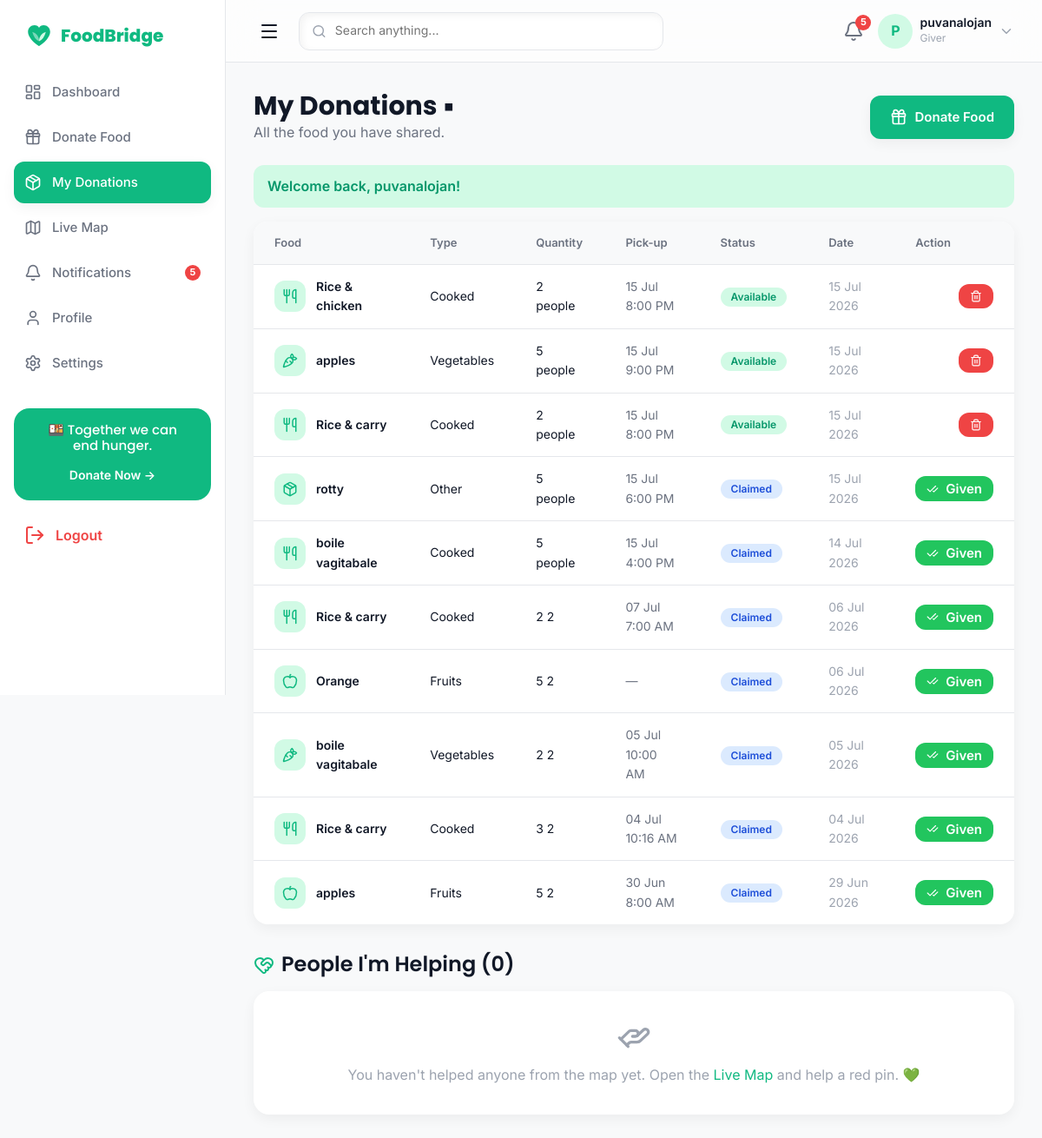
The page /my-donations.php (signed in) on the database its author committed.
### tables this page shows
CREATE TABLE `users` (
  `id` int(11) NOT NULL,
  `name` varchar(120) NOT NULL,
  `email` varchar(160) NOT NULL,
  `phone` varchar(20) NOT NULL,
  `password_hash` varchar(255) NOT NULL,
  `role` enum('admin','giver','receiver','volunteer') NOT NULL DEFAULT 'giver',
  `location` varchar(180) DEFAULT NULL,
  `latitude` decimal(10,7) DEFAULT NULL,
  `longitude` decimal(10,7) DEFAULT NULL,
  `avatar` varchar(255) DEFAULT NULL,
  `language` enum('en','ta','si') NOT NULL DEFAULT 'en',
  `status` enum('active','blocked','pending') NOT NULL DEFAULT 'active',
  `created_at` timestamp NOT NULL DEFAULT current_timestamp()
);

CREATE TABLE `food_posts` (
  `id` int(11) NOT NULL,
  `user_id` int(11) NOT NULL,
  `food_type` enum('cooked','groceries','vegetables','fruits','other') NOT NULL DEFAULT 'other',
  `food_name` varchar(160) NOT NULL,
  `quantity` varchar(60) NOT NULL,
  `unit` varchar(40) DEFAULT NULL,
  `photo` varchar(255) DEFAULT NULL,
  `location` varchar(180) DEFAULT NULL,
  `latitude` decimal(10,7) DEFAULT NULL,
  `longitude` decimal(10,7) DEFAULT NULL,
  `pickup_date` date DEFAULT NULL,
  `pickup_time` time DEFAULT NULL,
  `notes` text DEFAULT NULL,
  `status` enum('available','claimed','completed','expired') NOT NULL DEFAULT 'available',
  `created_at` timestamp NOT NULL DEFAULT current_timestamp()
);

### includes/queries.php (called while the page is built, shortened)
<?php
function recent_donations(?int $userId = null, int $limit = 5): array
{
    global $conn;
    if ($userId === null) {
        $stmt = $conn->prepare(
            'SELECT fp.*, u.name AS donor FROM food_posts fp
             JOIN users u ON u.id = fp.user_id
             ORDER BY fp.created_at DESC LIMIT ?'
        );
        $stmt->bind_param('i', $limit);
    } else {
        $stmt = $conn->prepare(
            'SELECT fp.*, u.name AS donor FROM food_posts fp
             JOIN users u ON u.id = fp.user_id
             WHERE fp.user_id = ? ORDER BY fp.created_at DESC LIMIT ?'
        );
        $stmt->bind_param('ii', $userId, $limit);
    }
    $stmt->execute();
    return $stmt->get_result()->fetch_all(MYSQLI_ASSOC);
}
function unread_notifications(int $userId): int
{
    global $conn;
    $stmt = $conn->prepare('SELECT COUNT(*) c FROM notifications WHERE user_id = ? AND is_read = 0');
    $stmt->bind_param('i', $userId);
    $stmt->execute();
    return (int) $stmt->get_result()->fetch_assoc()['c'];
}
function food_type_icon(string $type): string
{
    return [
        'cooked'     => 'utensils',
        'groceries'  => 'shopping-basket',
        'vegetables' => 'carrot',
        'fruits'     => 'apple',
        'other'      => 'package',
    ][$type] ?? 'package';
}
function status_badge_class(string $status): string
{
    return [
        'available' => 'fb-badge-success',
        'completed' => 'fb-badge-success',
        'delivered' => 'fb-badge-success',
        'pending'   => 'fb-badge-pending',
        'approved'  => 'fb-badge-approved',
        'assigned'  => 'fb-badge-approved',
        'claimed'   => 'fb-badge-approved',
        'expired'   => 'fb-badge-danger',
        'rejected'  => 'fb-badge-danger',
    ][$status] ?? 'fb-badge-pending';
}

### includes/auth.php (called while the page is built, shortened)
<?php
function is_logged_in(): bool
{
    return !empty($_SESSION['user_id']);
}
function current_user(): ?array
{
    static $cached = null;
    if ($cached !== null) {
        return $cached ?: null;
    }
    global $conn;
    $stmt = $conn->prepare('SELECT * FROM users WHERE id = ? LIMIT 1');
    $stmt->bind_param('i', $_SESSION['user_id']);
    $stmt->execute();
    $user = $stmt->get_result()->fetch_assoc();
    $cached = $user ?: false;
    return $user ?: null;
}
function current_role(): ?string
{
    $u = current_user();
    return $u['role'] ?? null;
}

### my-donations.php (the view, shortened to what this page needs)
<?php
require_once __DIR__ . '/includes/config.php';
require_once __DIR__ . '/includes/queries.php';
if (current_role() === 'admin') {
    redirect('admin/dashboard.php');
}
$u   = current_user();
$uid = (int) $u['id'];
$donations = recent_donations($uid, 100);
$stmt = $conn->prepare(
    "SELECT r.*, u.name AS requester, u.phone AS req_phone
     FROM requests r JOIN users u ON u.id = r.receiver_id
     WHERE r.volunteer_id = ? AND r.status IN ('assigned','delivered')
     ORDER BY r.created_at DESC"
);
$stmt->bind_param('i', $uid);
$stmt->execute();
$helping = $stmt->get_result()->fetch_all(MYSQLI_ASSOC);
require __DIR__ . '/includes/head.php';
?>
<body class="fb-has-tabbar">
<div class="fb-layout">
  <?php require __DIR__ . '/includes/sidebar.php'; ?>
  <div class="fb-main">
    <?php require __DIR__ . '/includes/topbar.php'; ?>
    <main class="fb-content fb-anim-fade">
      <div class="fb-flex fb-justify-between fb-items-center fb-flex-wrap fb-gap-4 fb-mb-6">
        <div>
          <h3 class="fb-mb-0">My Donations ▪</h3>
          <p class="fb-text-secondary fb-mb-0">All the food you have shared.</p>
        </div>
        <a href="<?= url('donate.php') ?>" class="fb-btn fb-btn-primary"><i data-lucide="gift"></i> Donate Food</a>
      </div>
      <?= render_flash() ?>
      <?php if (!$donations): ?>
        <div class="fb-panel fb-text-center" style="padding:56px 24px;">
          <i data-lucide="package-open" style="width:56px;height:56px;color:var(--fb-text-muted);"></i>
          <h4 class="fb-mt-4 fb-mb-2">No donations yet</h4>
          <p class="fb-text-secondary fb-mb-6">Share your first meal and help someone today.</p>
          <a href="<?= url('donate.php') ?>" class="fb-btn fb-btn-primary"><i data-lucide="plus-circle"></i> Donate Now</a>
        </div>
      <?php else: ?>
        <div class="fb-table-wrap">
          <table class="fb-table">
            <thead>
              <tr>
                <th>Food</th>
                <th>Type</th>
                <th>Quantity</th>
                <th>Pick-up</th>
                <th>Status</th>
                <th>Date</th>
                <th class="fb-text-right">Action</th>
              </tr>
            </thead>
            <tbody>
              <?php foreach ($donations as $d): ?>
              <tr>
                <td>
                  <div class="fb-flex fb-items-center fb-gap-3">
                    <span class="fb-list-thumb" style="width:36px;height:36px;">
                      <i data-lucide="<?= food_type_icon($d['food_type']) ?>" style="width:18px;height:18px;"></i>
                    </span>
                    <span class="fb-fw-600"><?= e($d['food_name']) ?></span>
                  </div>
                </td>
                <td><?= ucfirst($d['food_type']) ?></td>
                <td><?= e($d['quantity']) ?> <?= e($d['unit']) ?></td>
                <td class="fb-text-secondary">
                  <?= $d['pickup_date'] ? e(date('d M', strtotime($d['pickup_date']))) : '—' ?>
                  <?= $d['pickup_time'] ? e(date('g:i A', strtotime($d['pickup_time']))) : '' ?>
                </td>
                <td><span class="fb-badge <?= status_badge_class($d['status']) ?>"><?= ucfirst($d['status']) ?></span></td>
                <td class="fb-text-muted fb-small"><?= time_ago($d['created_at']) ?></td>
                <td class="fb-text-right">
                  <?php if ($d['status'] === 'available'): ?>
                    <form method="post" onsubmit="return confirm('Remove this donation? It will be taken off the map.');">
                      <button type="submit" name="remove_donation" class="fb-btn fb-btn-danger" style="padding:6px 12px;">
                        <i data-lucide="trash-2" style="width:14px;height:14px;"></i>
                      </button>
                    </form>
                  <?php elseif ($d['status'] === 'claimed'): ?>
                    <form method="post" onsubmit="return confirm('Mark this food as given to the person?');">
                      <button type="submit" name="mark_given" class="fb-btn fb-btn-success" style="padding:6px 12px;">
                        <i data-lucide="check-check" style="width:14px;height:14px;"></i> Given
                      </button>
                    </form>
                  <?php else: ?>
                    <span class="fb-text-muted">—</span>
                  <?php endif; ?>
                </td>
              </tr>
              <?php endforeach; ?>
            </tbody>
          </table>
        </div>
      <?php endif; ?>
      <div class="fb-flex fb-items-center fb-gap-2 fb-mt-8 fb-mb-4">
        <i data-lucide="heart-handshake" style="color:var(--fb-primary);"></i>
        <h4 class="fb-mb-0">People I'm Helping (<?= count($helping) ?>)</h4>
      </div>
      <?php if (!$helping): ?>
        <div class="fb-panel fb-text-center fb-text-muted" style="padding:32px 0;">
          <i data-lucide="hand-helping" style="width:40px;height:40px;"></i>
          <p class="fb-mb-0 fb-mt-3">You haven't helped anyone from the map yet. Open the <a href="<?= url('map.php') ?>">Live Map</a> and help a red pin. 💚</p>
        </div>
      <?php endif; ?>
    </main>
  </div>
</div>
</body>
</html>

### includes/topbar.php
<?php
$u = current_user();
$unread = function_exists('unread_notifications') ? unread_notifications((int) $_SESSION['user_id']) : 0;
$roleLabel = ucfirst($u['role'] ?? 'User');
?>
<header class="fb-topbar">
  <button class="fb-nav-toggle" id="fbSidebarToggle" aria-label="Open menu" style="display:inline-flex;">
    <i data-lucide="menu"></i>
  </button>
  <div class="fb-search fb-neu-search fb-flex fb-items-center fb-gap-2" style="padding:0 14px;height:44px;">
    <i data-lucide="search" style="width:18px;height:18px;color:var(--fb-text-muted);"></i>
    <input type="text" placeholder="Search anything..."
           style="border:none;background:transparent;outline:none;width:100%;font-size:14px;color:var(--fb-text);">
  </div>
  <div class="fb-flex fb-items-center fb-gap-4" style="margin-left:auto;">
    <a href="<?= url('notifications.php') ?>" class="fb-relative" aria-label="Notifications">
      <i data-lucide="bell" style="width:24px;height:24px;color:var(--fb-text-secondary);"></i>
      <?php if ($unread > 0): ?>
        <span class="fb-dot" style="position:absolute;top:-6px;right:-8px;"><?= $unread ?></span>
      <?php endif; ?>
    </a>
    <div class="fb-user-chip">
      <div class="fb-avatar fb-flex fb-items-center fb-justify-center" style="color:var(--fb-primary);font-weight:700;">
        <?= e(strtoupper(substr($u['name'] ?? 'U', 0, 1))) ?>
      </div>
      <div class="d-none d-sm-block">
        <div class="fb-fw-600" style="font-size:14px;line-height:1.1;"><?= e($u['name'] ?? 'User') ?></div>
        <div class="fb-caption"><?= e($roleLabel) ?></div>
      </div>
      <i data-lucide="chevron-down" style="width:18px;height:18px;color:var(--fb-text-muted);"></i>
    </div>
  </div>
</header>

### assets/css/theme.css (style rules this page uses)
:root { --fb-primary: #10B981; --fb-primary-hover: #059669; --fb-primary-light: #D1FAE5; --fb-bg: #F8F9FA; --fb-surface: #FFFFFF; --fb-text: #111827; --fb-text-secondary: #6B7280; --fb-text-muted: #9CA3AF; --fb-border: #E5E7EB; --fb-success: #22C55E; --fb-warning: #F59E0B; --fb-danger: #EF4444; --fb-info: #3B82F6; --fb-green-soft: #D1FAE5; --fb-orange-soft: #FEF3C7; --fb-blue-soft: #DBEAFE; --fb-purple-soft: #EDE9FE; --fb-purple: #8B5CF6; --fb-space-1: 4px; --fb-space-2: 8px; --fb-space-3: 12px; --fb-space-4: 16px; --fb-space-6: 24px; --fb-space-8: 32px; --fb-space-12: 48px; --fb-space-16: 64px; --fb-radius-sm: 8px; --fb-radius-md: 12px; --fb-radius-lg: 18px; --fb-radius-xl: 24px; --fb-radius-pill: 999px; --fb-shadow-sm: 0 5px 15px rgba(0,0,0,.05); --fb-shadow-md: 0 10px 30px rgba(0,0,0,.08); --fb-shadow-lg: 0 20px 45px rgba(0,0,0,.12); --fb-glass-bg: rgba(255,255,255,.65); --fb-glass-border: rgba(255,255,255,.35); --fb-glass-blur: 18px; --fb-neu-dark: 8px 8px 18px rgba(0,0,0,.08); --fb-neu-light: -8px -8px 18px rgba(255,255,255,.95); --fb-font-heading: 'Poppins', system-ui, -apple-system, sans-serif; --fb-font-body: 'Inter', system-ui, -apple-system, sans-serif; --fb-transition: 0.3s ease; }
* { box-sizing: border-box; }
html, body { margin: 0; padding: 0; }
body { font-family: var(--fb-font-body); font-size: 16px; font-weight: 400; color: var(--fb-text); background-color: var(--fb-bg); line-height: 1.6; -webkit-font-smoothing: antialiased; }
h1, h2, h3, h4, h5, h6 { font-family: var(--fb-font-heading); color: var(--fb-text); margin: 0 0 var(--fb-space-4); line-height: 1.2; }
h3 { font-size: 30px; font-weight: 700; }
h4 { font-size: 24px; font-weight: 600; }
p { margin: 0 0 var(--fb-space-4); }
a { color: var(--fb-primary); text-decoration: none; transition: color var(--fb-transition); }
small, .fb-small { font-size: 14px; }
.fb-caption { font-size: 12px; color: var(--fb-text-muted); }
.fb-text-secondary { color: var(--fb-text-secondary); }
.fb-text-muted { color: var(--fb-text-muted); }

### assets/css/neumorphism.css (style rules this page uses)
.fb-neu-search { background: var(--fb-surface); border-radius: var(--fb-radius-md); box-shadow: inset 3px 3px 8px rgba(0,0,0,.05), inset -3px -3px 8px rgba(255,255,255,.9); border: 1px solid var(--fb-border); }

### assets/css/components.css (style rules this page uses)
.fb-btn { display: inline-flex; align-items: center; justify-content: center; gap: var(--fb-space-2); font-family: var(--fb-font-body); font-weight: 600; font-size: 15px; line-height: 1; padding: 14px 22px; border-radius: var(--fb-radius-md); border: 1px solid transparent; cursor: pointer; transition: transform var(--fb-transition), box-shadow var(--fb-transition), background var(--fb-transition); text-decoration: none; }
.fb-btn i, .fb-btn svg { width: 20px; height: 20px; }
.fb-btn-primary { background: var(--fb-primary); color: #fff; box-shadow: var(--fb-shadow-sm); }
.fb-btn-success { background: var(--fb-success); color: #fff; }
.fb-btn-danger { background: var(--fb-danger); color: #fff; }
.fb-badge { display: inline-flex; align-items: center; font-size: 12px; font-weight: 600; padding: 5px 12px; border-radius: var(--fb-radius-pill); line-height: 1; }
.fb-badge-success { background: var(--fb-primary-light); color: var(--fb-primary-hover); }
.fb-badge-approved { background: var(--fb-blue-soft); color: #1D4ED8; }
.fb-dot { display: inline-flex; align-items: center; justify-content: center; min-width: 18px; height: 18px; padding: 0 5px; font-size: 11px; font-weight: 700; color: #fff; background: var(--fb-danger); border-radius: var(--fb-radius-pill); }
.fb-list-thumb { width: 44px; height: 44px; border-radius: var(--fb-radius-md); background: var(--fb-primary-light); color: var(--fb-primary); display: flex; align-items: center; justify-content: center; flex-shrink: 0; }

### assets/css/dashboard.css (style rules this page uses)
.fb-panel { background: var(--fb-surface); border-radius: var(--fb-radius-lg); box-shadow: var(--fb-shadow-sm); padding: var(--fb-space-6); }
.fb-table-wrap { background: var(--fb-surface); border-radius: 16px; box-shadow: var(--fb-shadow-sm); overflow: hidden; }
.fb-table { width: 100%; border-collapse: collapse; }
.fb-table thead th { background: var(--fb-bg); text-align: left; font-size: 13px; font-weight: 600; color: var(--fb-text-secondary); padding: 14px var(--fb-space-6); }
.fb-table tbody td { padding: 14px var(--fb-space-6); border-top: 1px solid var(--fb-border); font-size: 14px; }

### assets/css/animations.css (style rules this page uses)
.fb-anim-fade { animation: fbFadeIn .3s ease both; }

### rows shown on the page
users: name "P", name "puvanalojan", role "Giver"
food_posts: food_name "Rice & chicken", food_type "Cooked", quantity "2", unit "people", pickup_date "15 Jul", pickup_time "8:00 PM", status "Available", created_at "15 Jul 2026"
food_posts: food_name "apples", food_type "Vegetables", quantity "5", unit "people", pickup_date "15 Jul", pickup_time "9:00 PM", status "Available", created_at "15 Jul 2026"
food_posts: food_name "Rice & carry", food_type "Cooked", quantity "2", unit "people", pickup_date "15 Jul", pickup_time "8:00 PM", status "Available", created_at "15 Jul 2026"
food_posts: food_name "rotty", food_type "Other", quantity "5", unit "people", pickup_date "15 Jul", pickup_time "6:00 PM", status "Claimed", created_at "15 Jul 2026"
food_posts: food_name "boile vagitabale", food_type "Cooked", quantity "5", unit "people", pickup_date "15 Jul", pickup_time "4:00 PM", status "Claimed", created_at "14 Jul 2026"
food_posts: food_name "Rice & carry", food_type "Cooked", quantity "2", unit "2", pickup_date "07 Jul", pickup_time "7:00 AM", status "Claimed", created_at "06 Jul 2026"
food_posts: food_name "Orange", food_type "Fruits", quantity "5", unit "2", status "Claimed", created_at "06 Jul 2026"
food_posts: food_name "boile vagitabale", food_type "Vegetables", quantity "2", unit "2", pickup_date "05 Jul", pickup_time "10:00 AM", status "Claimed", created_at "05 Jul 2026"
food_posts: food_name "Rice & carry", food_type "Cooked", quantity "3", unit "2", pickup_date "04 Jul", pickup_time "10:16 AM", status "Claimed", created_at "04 Jul 2026"
food_posts: food_name "apples", food_type "Fruits", quantity "5", unit "2", pickup_date "30 Jun", pickup_time "8:00 AM", status "Claimed", created_at "29 Jun 2026"

### other values the page prints
$label "Dashboard"
$label "Donate Food"
$label "My Donations"
$label "Live Map"
$label "Notifications"
$unread "5"
$label "Profile"
$label "Settings"
$flash['message'] "Welcome back, puvanalojan!"
count($helping) "0"
